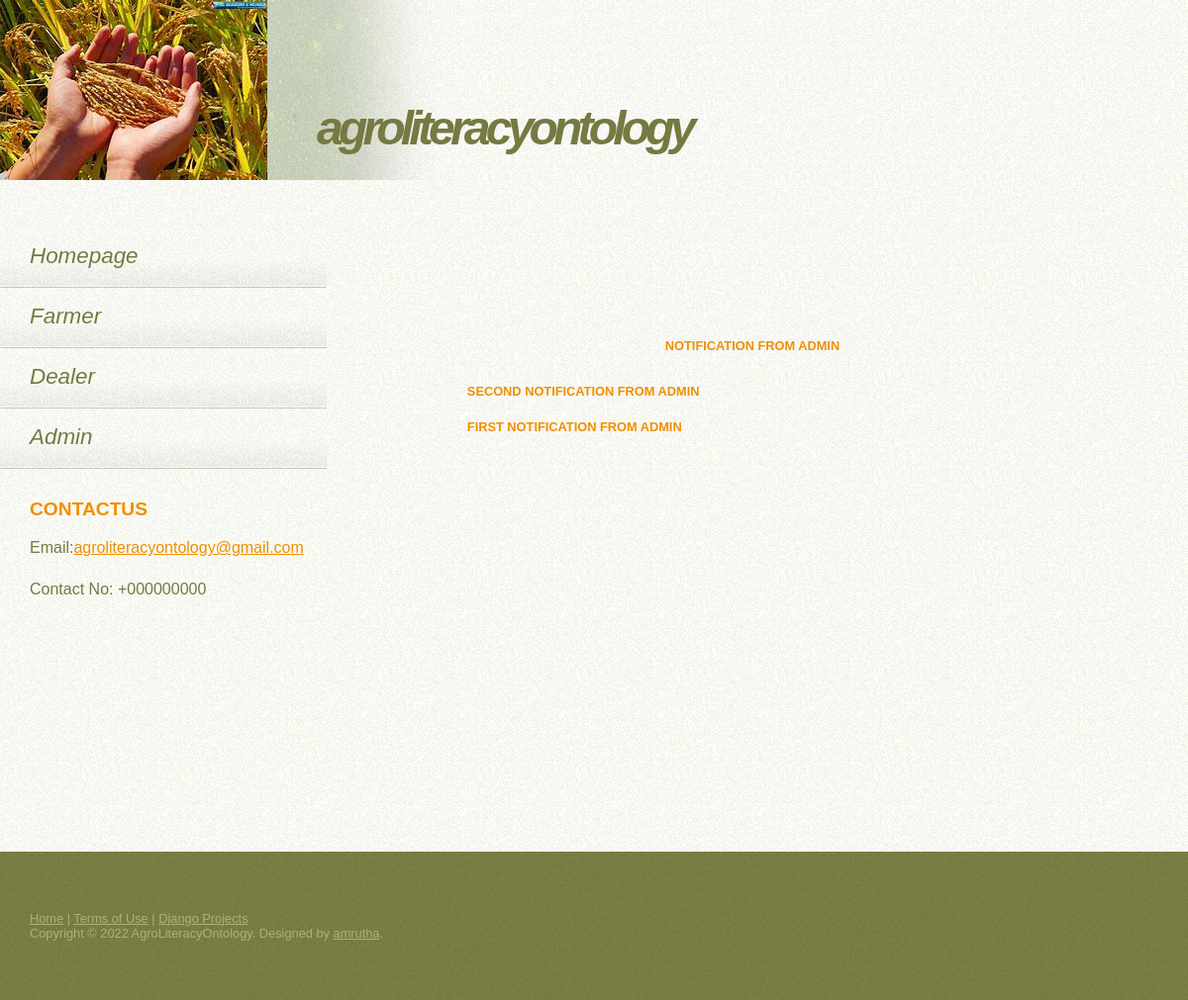
Page /dealer_view_notification/ (signed in) on the committed database.
### ontology/models.py (models this page shows, shortened)
class KnowledgeCenterNotification(models.Model):
    Notification = models.TextField()

### ontology/views.py (the view)
# urls.py: path('dealer_view_notification/', views.dealer_view_notification, name='dealer_view_notification'),
def dealer_view_notification(request):
    did = request.session['sid']
    notification = KnowledgeCenterNotification.objects.all()
    return render(request, 'ontology/dealer_view_notification.html', {'notification':notification})

### ontology/templates/ontology/dealer_view_notification.html
<!DOCTYPE html>
{% extends 'ontology/base.html' %}
{% load static %}
{% block content %}
	<div  style="padding:100px 10px 400px 10px;">
		<center>
			<table>
				<tr>
					<td style="padding:10px  200px;"><h3>Notification From Admin</h3></td>
				</tr>
				{% for i in notification %}
				<tr>
					<td><h3><marquee>{{ i.Notification }}</marquee></h3></td>
				</tr>
				{% endfor %}
				</table></center>
		</div>
	{% endblock %}

### static/default.css (style rules this page uses)
* { margin: 0; padding: 0; }
body { background: #FFFEF5 url(images/img01.gif); font-family: "Trebuchet MS", Arial, Helvetica, sans-serif; color: #767941; }
h1, h2, h3 { color: #F08F02; }
h3 { margin-bottom: 1.5em; text-transform: uppercase; font-size: .8em; }

### rows in the picture
KnowledgeCenterNotification: Notification "SECOND NOTIFICATION FROM ADMIN"
KnowledgeCenterNotification: Notification "FIRST NOTIFICATION FROM ADMIN"
